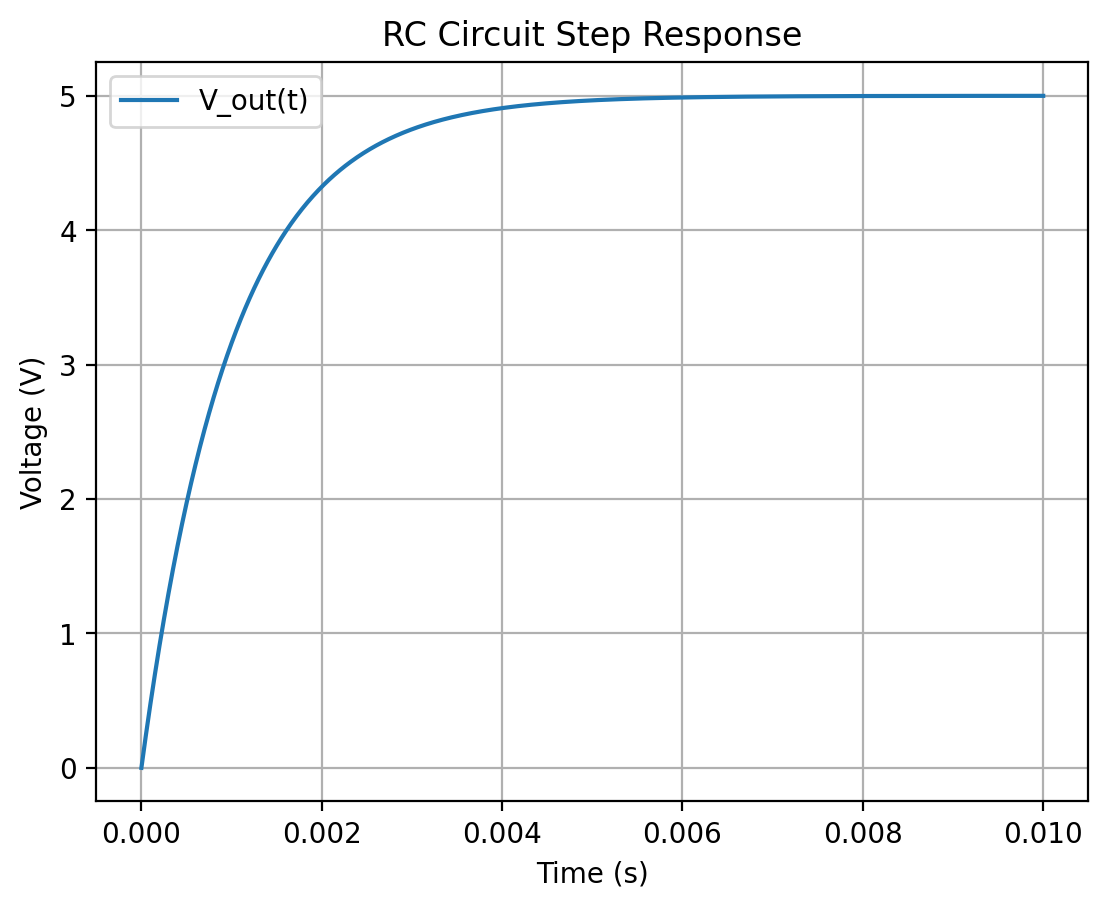

Recreate this plot in Python.
import numpy as np
import matplotlib.pyplot as plt

def rc_step_response(R=1e3, C=1e-6, V_in=5.0, t_end=0.01, num_points=1000, show=True, save_path=None):
    """Simulate and plot the step response of an RC circuit."""
    t = np.linspace(0, t_end, num_points)
    tau = R * C
    v_out = V_in * (1 - np.exp(-t / tau))
    
    plt.figure()
    plt.plot(t, v_out, label="V_out(t)")
    plt.title("RC Circuit Step Response")
    plt.xlabel("Time (s)")
    plt.ylabel("Voltage (V)")
    plt.grid(True)
    plt.legend()
    
    if save_path:
        plt.savefig(save_path, dpi=200, bbox_inches="tight")
    if show:
        plt.show()
    return t, v_out

if __name__ == "__main__":
    rc_step_response(save_path="rc_step_response.png")